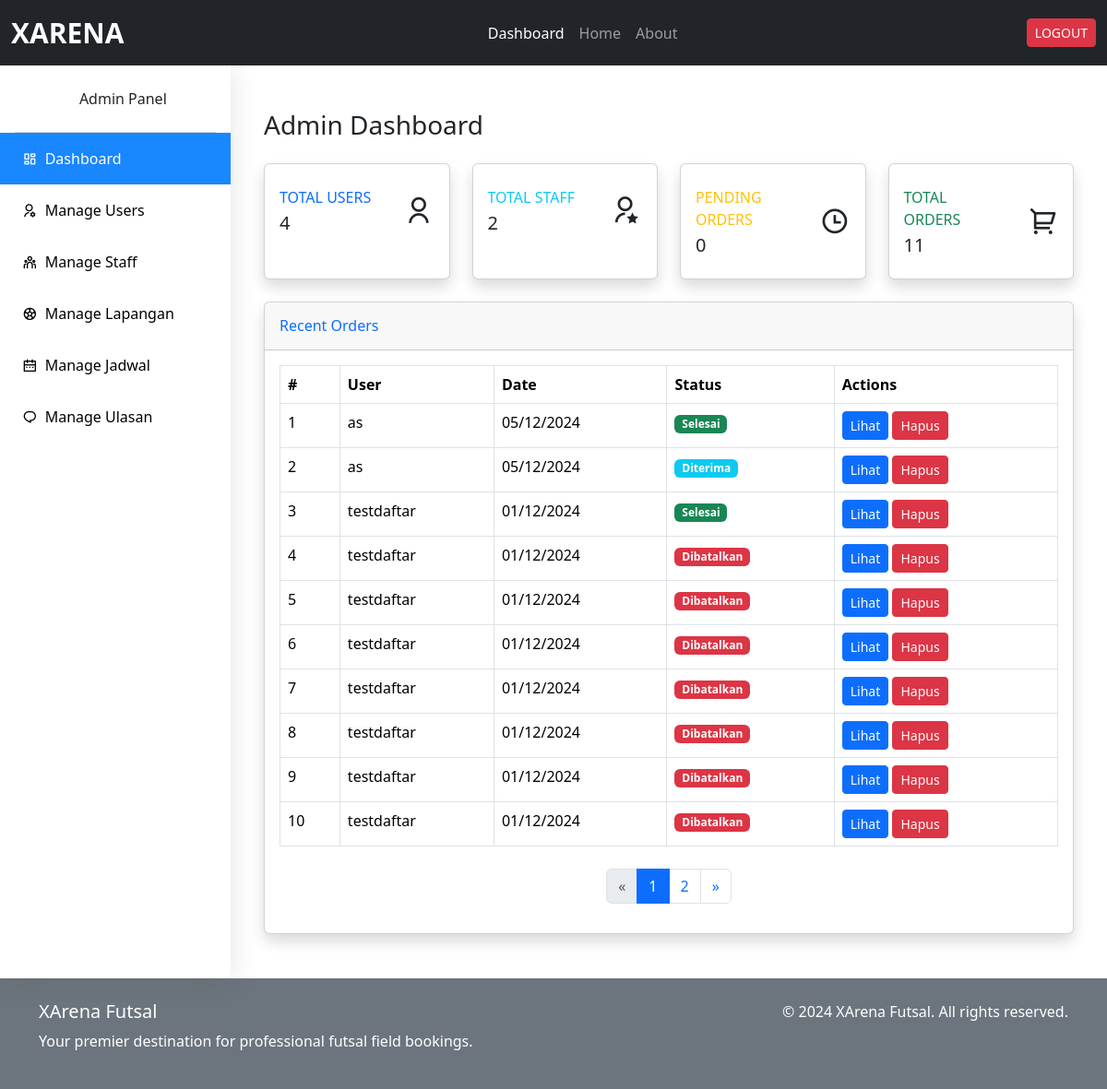
Before: /adm/dashboard/ (signed in) with the older database file.
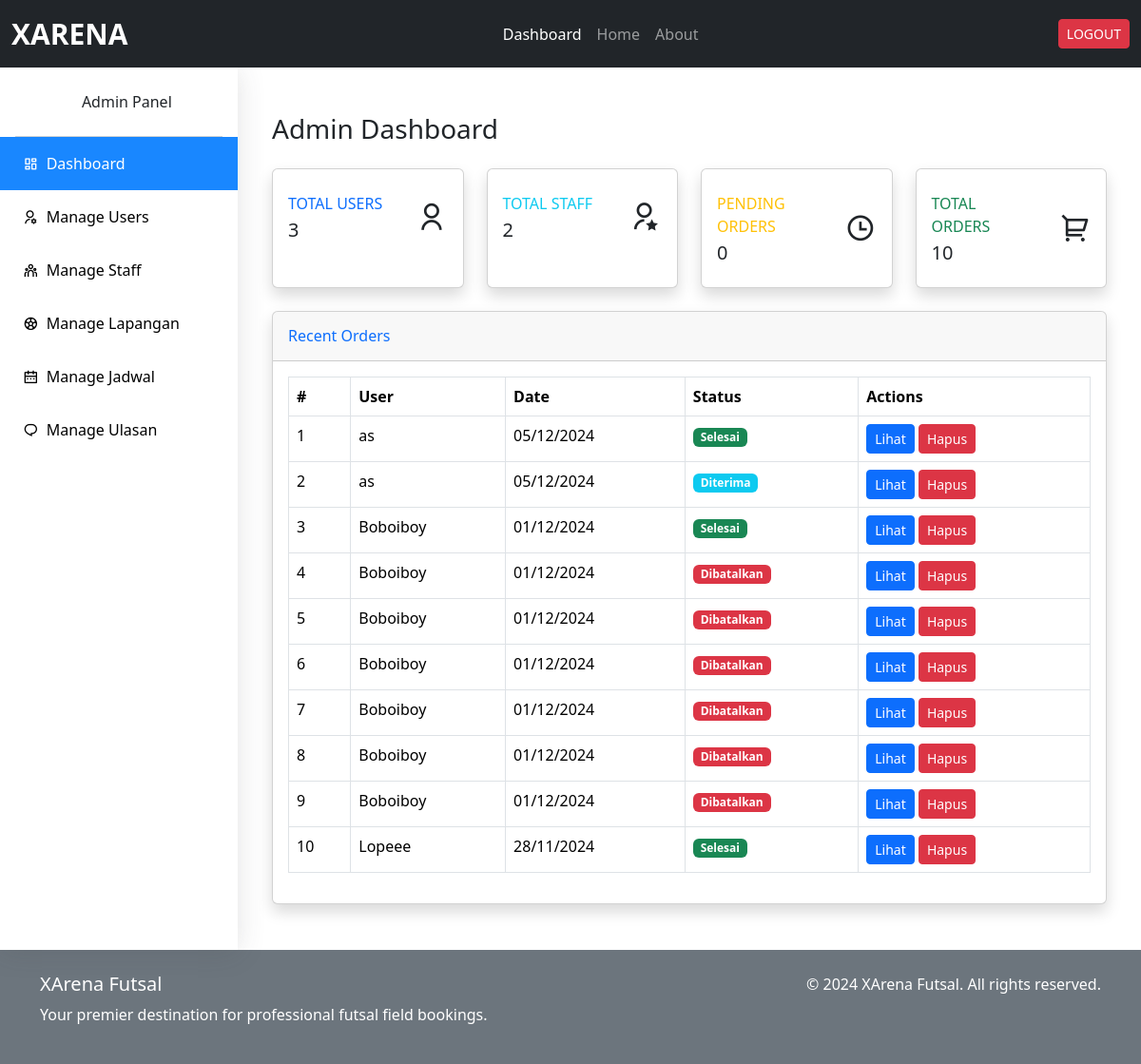
After: the same page with the newer database file.
### xarena_app/models.py (models this page shows, shortened)
class Pemesanan(models.Model):
    user = models.ForeignKey(
        settings.AUTH_USER_MODEL,
        on_delete=models.CASCADE,
        related_name='pemesanan_user',
        help_text="User yang melakukan pemesanan"
    )
    staff = models.ForeignKey(
        settings.AUTH_USER_MODEL,
        on_delete=models.CASCADE,
        null=True,
        blank=True,
        related_name='pemesanan_staff',
        help_text="Staff yang memproses pemesanan"
    )
    jadwal = models.ForeignKey(Jadwal, on_delete=models.CASCADE, help_text="Jadwal pemesanan")
    metode_pembayaran = models.CharField(max_length=20, choices=(
        ('transfer', 'Transfer Bank'),
        ('cash', 'Cash'),
    ), default='transfer')
    status = models.CharField(max_length=20, choices=(
        ('pending', 'Pending'),
        ('diterima', 'Diterima'),
        ('selesai', 'Selesai'),
        ('dibatalkan', 'Dibatalkan'),
    ), default='pending')
    created_at = models.DateTimeField(auto_now_add=True)
    updated_at = models.DateTimeField(auto_now=True)

class CustomUser(AbstractUser):
    nama_lengkap = models.CharField(max_length=100, blank=True, null=True)
    no_hp = models.CharField(max_length=15, blank=True, null=True)

### xarena_app/views.py (the view)
# urls.py: path('adm/dashboard/', views.dashboard_admin, name='dashboard_admin'),
@login_required
def dashboard_admin(request):
    if not request.user.is_superuser:
        raise PermissionDenied
    pemesanan_list = Pemesanan.objects.all().order_by('-created_at')
    paginator = Paginator(pemesanan_list, 10)
    page = request.GET.get('page')
    pemesanan = paginator.get_page(page)
    context = {
        'pemesanan': pemesanan,
        'total_users': CustomUser.objects.filter(is_staff=False, is_superuser=False).count(),
        'total_staff': CustomUser.objects.filter(is_staff=True, is_superuser=False).count(),
        'total_pemesanan': pemesanan_list.count(),
        'pending_pemesanan': pemesanan_list.filter(status='pending').count(),
    }
    return render(request, 'admin/dashboard_admin.html', context)

### templates/admin/dashboard_admin.html (shortened to what the changed rows need)
{% extends './base_admin.html' %} {% load static %} {% block admin_content %}
<div class="container-fluid mt-4">
  <div class="d-sm-flex align-items-center justify-content-between mb-4">
    <h1 class="h3 mb-0 text-gray-800">Admin Dashboard</h1>
  </div>
  <div class="row">
    <div class="col-xl-3 col-md-6 mb-4">
      <div class="card border-left-primary shadow h-100 py-2">
        <div class="card-body">
          <div class="row no-gutters align-items-center">
            <div class="col mr-2">
              <div
                class="text-xs font-weight-bold text-primary text-uppercase mb-1"
              >
                Total Users
              </div>
              <div class="h5 mb-0 font-weight-bold text-gray-800">
                {{ total_users }}
              </div>
            </div>
          </div>
        </div>
      </div>
    </div>
    <div class="col-xl-3 col-md-6 mb-4">
      <div class="card border-left-success shadow h-100 py-2">
        <div class="card-body">
          <div class="row no-gutters align-items-center">
            <div class="col mr-2">
              <div
                class="text-xs font-weight-bold text-success text-uppercase mb-1"
              >
                Total Orders
              </div>
              <div class="h5 mb-0 font-weight-bold text-gray-800">
                {{ total_pemesanan }}
              </div>
            </div>
          </div>
        </div>
      </div>
    </div>
  </div>
  <div class="card shadow mb-4">
    <div class="card-body">
      <div class="table-responsive">
        <table class="table table-bordered" width="100%" cellspacing="0">
          <thead>
            <tr>
              <th>#</th>
              <th>User</th>
              <th>Date</th>
              <th>Status</th>
              <th>Actions</th>
            </tr>
          </thead>
          <tbody>
            {% for item in pemesanan %}
            <tr>
              <td>{{ forloop.counter }}</td>
              <td>{{ item.user.username }}</td>
              <td>{{ item.created_at|date:"d/m/Y" }}</td>
              <td>
                <span
                  class="badge {% if item.status == 'pending' %} bg-warning {% elif item.status == 'diterima' %} bg-info {% elif item.status == 'dibatalkan' %} bg-danger {% else %} bg-success {% endif %}"
                >
                  {{ item.status|capfirst }}
                </span>
              </td>
              <td>
                <a href="{% url 'detail_pemesanan_admin' item.id %}" class="btn btn-primary btn-sm">Lihat</a>
                <button class="btn btn-danger btn-sm hapus-pemesanan" data-id="{{ item.id }}">Hapus</button>
              </td>
            </tr>
            {% endfor %}
          </tbody>
        </table>
      {% if pemesanan.has_other_pages %}
      <nav aria-label="Page navigation" class="mt-4">
        <ul class="pagination justify-content-center">
          {% if pemesanan.has_previous %}
            <li class="page-item">
              <a class="page-link" href="?page={{ pemesanan.previous_page_number }}">&laquo;</a>
            </li>
          {% else %}
            <li class="page-item disabled">
              <span class="page-link">&laquo;</span>
            </li>
          {% endif %}
          {% for i in pemesanan.paginator.page_range %}
            {% if pemesanan.number == i %}
              <li class="page-item active">
                <span class="page-link">{{ i }}</span>
              </li>
            {% else %}
              <li class="page-item">
                <a class="page-link" href="?page={{ i }}">{{ i }}</a>
              </li>
            {% endif %}
          {% endfor %}
          {% if pemesanan.has_next %}
            <li class="page-item">
              <a class="page-link" href="?page={{ pemesanan.next_page_number }}">&raquo;</a>
            </li>
          {% else %}
            <li class="page-item disabled">
              <span class="page-link">&raquo;</span>
            </li>
          {% endif %}
        </ul>
      </nav>
      {% endif %}
      </div>
    </div>
  </div>
</div>
{% endblock %}

Changed rows visible on the page:
removed Pemesanan: user.username "testdaftar", created_at "01/12/2024", status "Dibatalkan"
changed through a linked row, Pemesanan (number 3 of 10 on the later page): user.username "testdaftar" → "Boboiboy"
changed through a linked row, Pemesanan (number 4 of 10 on the later page): user.username "testdaftar" → "Boboiboy"
changed through a linked row, Pemesanan (number 5 of 10 on the later page): user.username "testdaftar" → "Boboiboy"
changed through a linked row, Pemesanan (number 6 of 10 on the later page): user.username "testdaftar" → "Boboiboy"
changed through a linked row, Pemesanan (number 7 of 10 on the later page): user.username "testdaftar" → "Boboiboy"
changed through a linked row, Pemesanan (number 8 of 10 on the later page): user.username "testdaftar" → "Boboiboy"
changed through a linked row, Pemesanan (number 9 of 10 on the later page): user.username "testdaftar" → "Boboiboy"
now on this page (row unchanged): Pemesanan: user.username "Lopeee", created_at "28/11/2024", status "Selesai"
Other visible differences:
{{ total_users }}: "4" → "3"
{{ total_pemesanan }}: "11" → "10"
list line gone: "1"
list line gone: "2"
